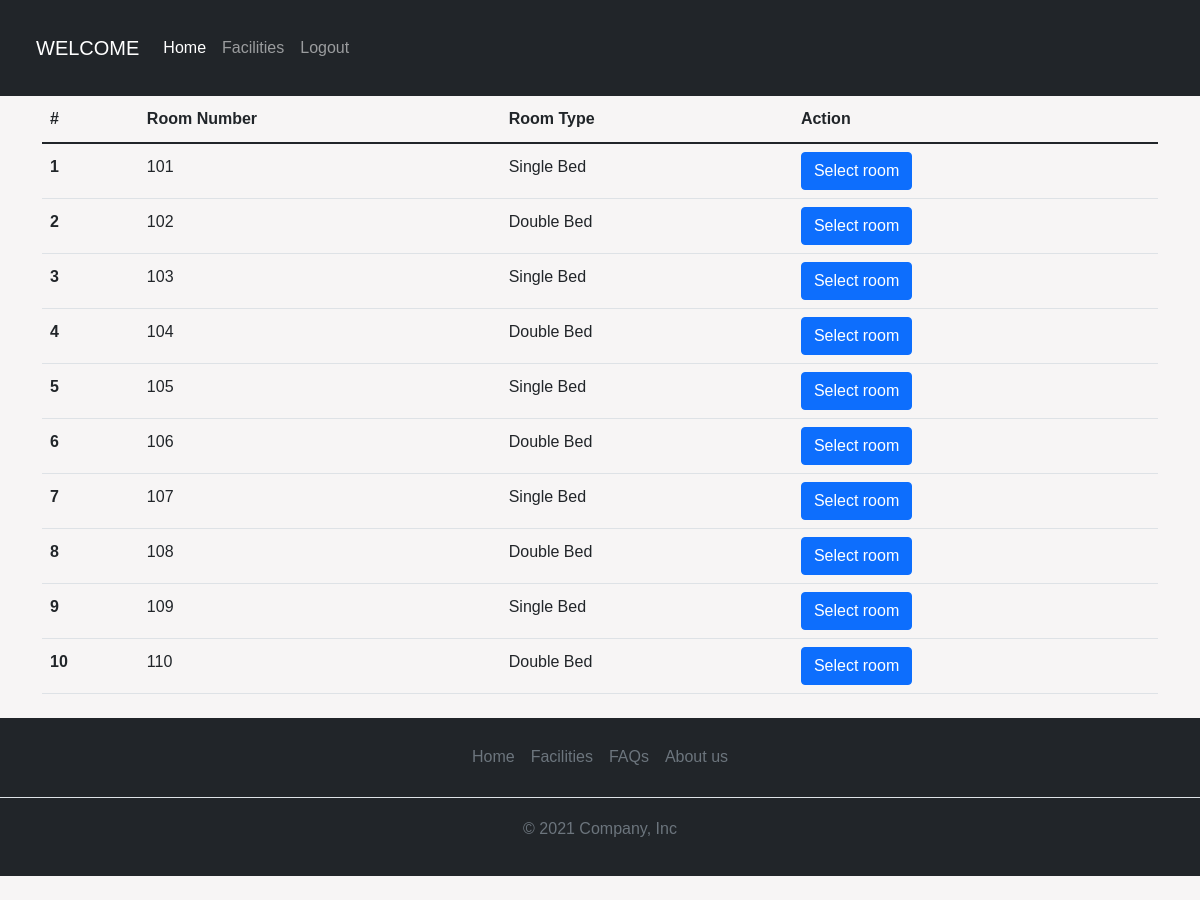
Screenshot of /guest/dashboard.php (signed in) with the database file from the repository.
### tables this page shows
CREATE TABLE `rooms` (
  `id` int(10) NOT NULL,
  `room_number` varchar(100) NOT NULL,
  `room_type` varchar(100) NOT NULL
);

### guest/dashboard.php (the view, shortened to what this page needs)
<!DOCTYPE html>
<html>
<head>
  <link href="https://cdn.jsdelivr.net/npm/bootstrap@5.1.3/dist/css/bootstrap.min.css" rel="stylesheet"
>
  <link href="https://cdn.jsdelivr.net/npm/bootstrap@5.1.3/dist/css/bootstrap.min.css" rel="stylesheet"
>
</head>
<body>
  <nav class="navbar navbar-expand-lg navbar-dark bg-dark text-light p-4">
    <div class="container-fluid">
      <a class="navbar-brand" href="/">WELCOME</a>
      <div class="collapse navbar-collapse" id="navbarNavDropdown">
        <ul class="navbar-nav">
          <li class="nav-item">
            <a class="nav-link active" aria-current="page" href="/">Home</a>
          </li>
          <li class="nav-item">
            <a class="nav-link" href="pages/Facility.html">Facilities</a>
          </li>
          <li class="nav-item">
            <a class="nav-link" href="logout.php">Logout</a>
          </li>
        </ul>
      </div>
    </div>
  </nav>
  <div class="container">
    <table class="table">
      <thead>
        <tr>
          <th scope="col">#</th>
          <th scope="col">Room Number</th>
          <th scope="col">Room Type</th>
          <th scope="col">Action</th>
        </tr>
      </thead>
      <tbody>
        <?php
               require_once "../backend/connection.php";
                $fetchRoom = "SELECT * FROM rooms";
                $getRooms = mysqli_query($conn,$fetchRoom);
                if(mysqli_num_rows($getRooms) > 0){
                while($row = mysqli_fetch_assoc($getRooms)){
                  ?>
        <form action="<?php echo $_SERVER['PHP_SELF']; ?>" method="POST">
          <tr>
            <th scope="row">
              <?php echo $row['id']; ?>
            </th>
            <td>
              <?php echo $row['room_number']; ?>
            </td>
            <td>
              <?php echo $row['room_type']; ?>
            </td>
            <td>
              <input type="submit" name="selectRoom" class="btn btn-primary" value="Select room">
            </td>
          </tr>
        </form>
        <?php
                }
              }
              ?>
      </tbody>
    </table>
  </div>
  <footer class="py-3 my-4 bg-dark">
    <ul class="nav justify-content-center border-bottom pb-3 mb-3">
      <li class="nav-item"><a href="/" class="nav-link px-2 text-muted">Home</a></li>
      <li class="nav-item"><a href="pages/Facility.html " class="nav-link px-2 text-muted">Facilities</a></li>
      <li class="nav-item"><a href="pages/Faq.html" class="nav-link px-2 text-muted">FAQs</a></li>
      <li class="nav-item"><a href="pages/About_us.html" class="nav-link px-2 text-muted">About us</a></li>
    </ul>
    <p class="text-center text-muted">&copy; 2021 Company, Inc</p>
  </footer>
</body>
</html>

### guest/dashboard.php (style rules this page uses)
body { margin: 0; padding: 0; box-sizing: inherit; }
html { font-size: 1rem; box-sizing: border-box; }
body { width: 100%; height: 100%; color: #272727; line-height: 1.9; background-color: #f7f5f5; font-family: Arial, Helvetica, sans-serif; }

### rows the page displays
rooms: id "1", room_number "101", room_type "Single Bed"
rooms: id "2", room_number "102", room_type "Double Bed"
rooms: id "3", room_number "103", room_type "Single Bed"
rooms: id "4", room_number "104", room_type "Double Bed"
rooms: id "5", room_number "105", room_type "Single Bed"
rooms: id "6", room_number "106", room_type "Double Bed"
rooms: id "7", room_number "107", room_type "Single Bed"
rooms: id "8", room_number "108", room_type "Double Bed"
rooms: id "9", room_number "109", room_type "Single Bed"
rooms: id "10", room_number "110", room_type "Double Bed"
